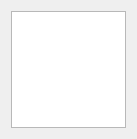
<?xml version="1.0" encoding="UTF-8"?>
<ui version="4.0">
 <class>Elpida::LogsWidget</class>
 <widget class="QWidget" name="Elpida::LogsWidget">
  <property name="geometry">
   <rect>
    <x>0</x>
    <y>0</y>
    <width>137</width>
    <height>139</height>
   </rect>
  </property>
  <layout class="QVBoxLayout" name="verticalLayout">
   <item>
    <widget class="QTableView" name="twLogs"/>
   </item>
  </layout>
 </widget>
 <resources/>
 <connections/>
</ui>
